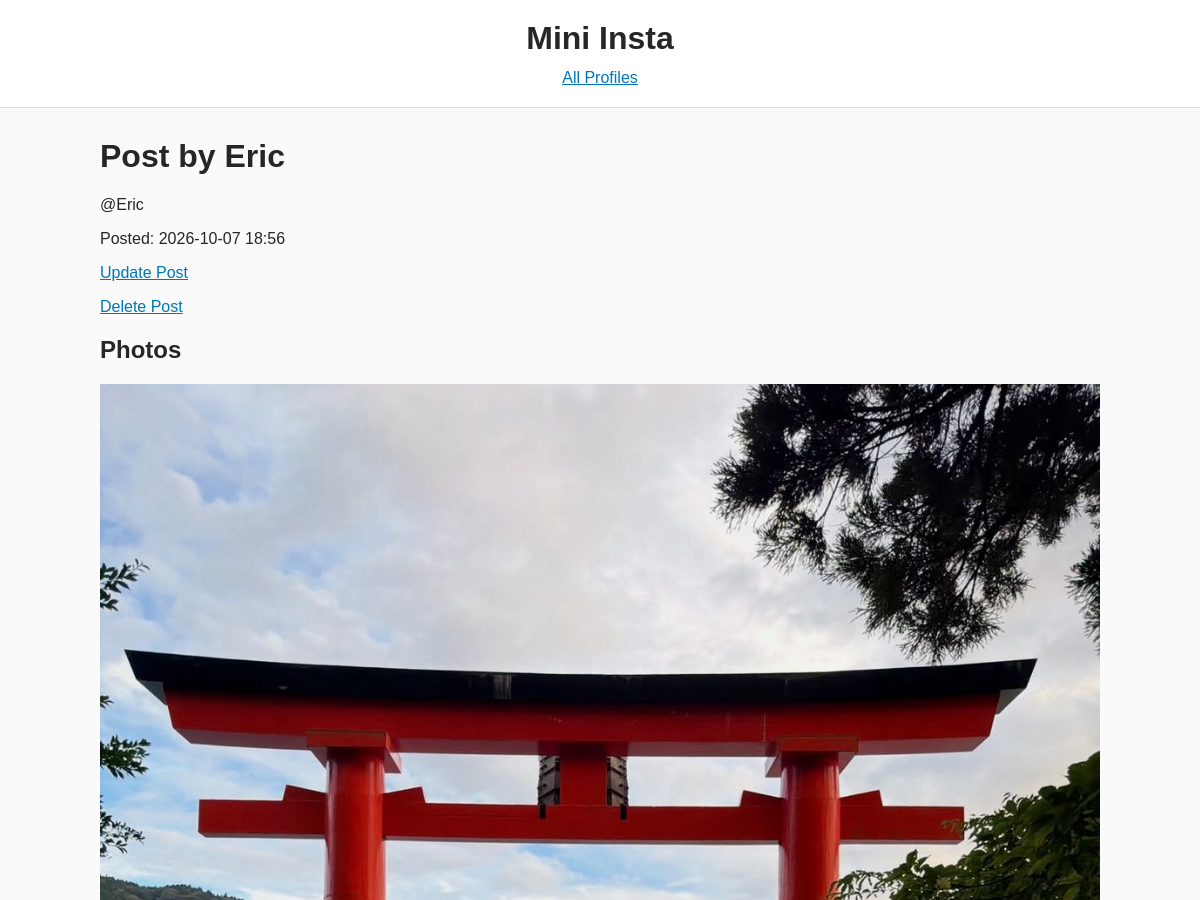
Before: /mini_insta/post/3 (upper part) with the older database file.
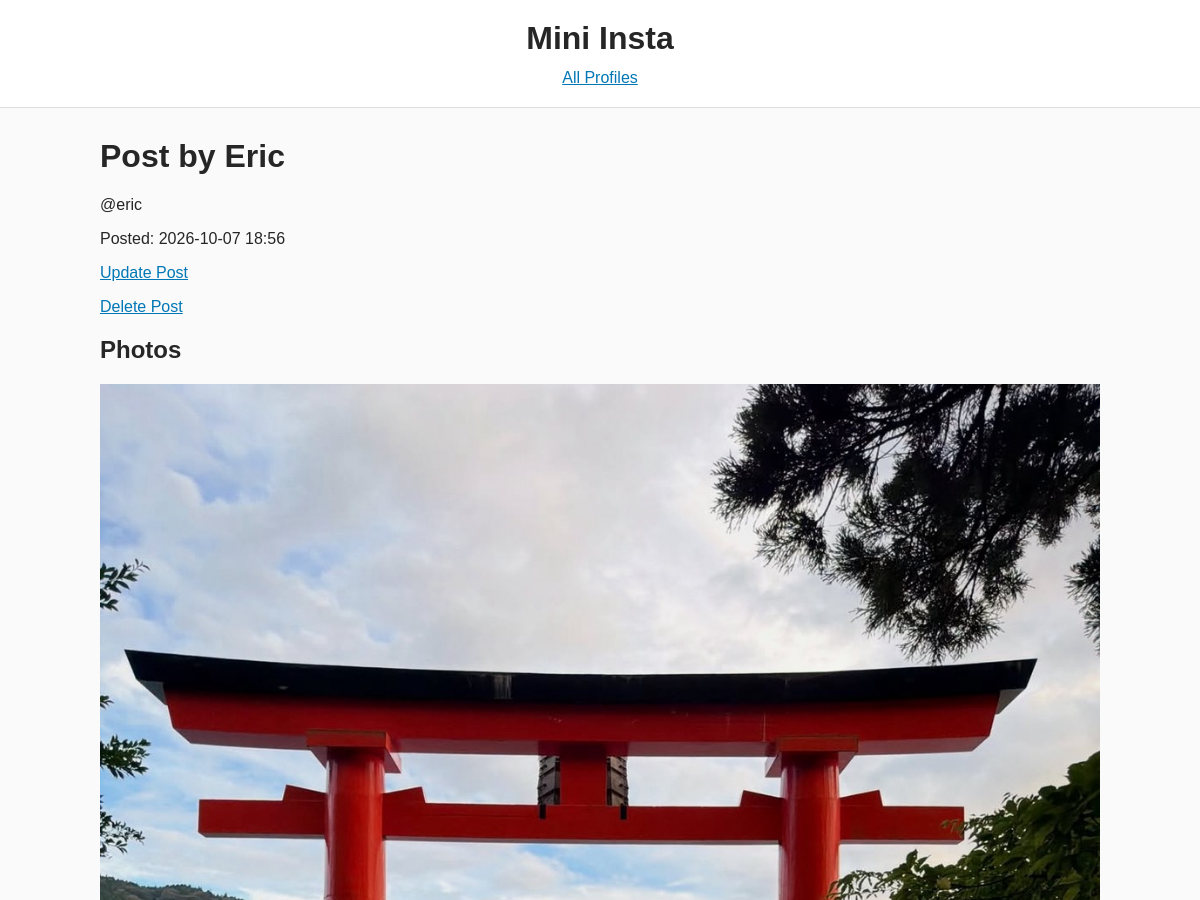
After: the same page with the newer database file.
### mini_insta/models.py (models this page shows, shortened)
class Post(models.Model):
    profile = models.ForeignKey(Profile, on_delete=models.CASCADE)
    timestamp = models.DateTimeField(auto_now_add=True)
    caption = models.TextField(blank=True)
    def get_all_photos(self):
        return Photo.objects.filter(post=self).order_by('timestamp', 'pk')
    def get_all_comments(self):
        return Comment.objects.filter(post=self).order_by('timestamp', 'pk')
    def get_likes(self):
        return Like.objects.filter(post=self)

class Profile(models.Model):
    username = models.CharField(max_length=20)
    display_name = models.CharField(max_length=20)
    profile_image_url = models.URLField()
    bio_text = models.TextField(blank=True)
    join_date = models.DateTimeField(auto_now_add=True)

### mini_insta/views.py (the view)
# urls.py: path('post/<int:pk>', PostDetailView.as_view(), name="show_post"),
class PostDetailView(DetailView):
    model = Post
    template_name = "mini_insta/show_post.html"
    context_object_name = "post"

### mini_insta/models.py (called while the page is built)
    def get_image_url(self):
        if self.image_url:
            return self.image_url
        if self.image_file:
            return self.image_file.url
        return ''

### mini_insta/templates/mini_insta/show_post.html (shortened to what this page needs)
{% extends "mini_insta/base.html" %}
{% block content %}
<div>
    <h1>Post by {{ post.profile.display_name }}</h1>
    <p>@{{ post.profile.username }}</p>
    <p>Posted: {{ post.timestamp|date:"Y-m-d H:i" }}</p>
    <p>
        <a href="{% url 'mini_insta:update_post' post.pk %}">
            Update Post
        </a>
    </p>
    <p>
        <a href="{% url 'mini_insta:delete_post' post.pk %}">
            Delete Post
        </a>
    </p>
    <h2>Photos</h2>
    {% for photo in post.get_all_photos %}
    <div>
        {% if photo.get_image_url %}
        <img src="{{ photo.get_image_url }}" alt="Photo {{ forloop.counter }} for this post"
            style="max-width: 100%; height: auto;">
        {% else %}
        <p>No image for this photo.</p>
        {% endif %}
    </div>
    {% empty %}
    <p>No photos for this post.</p>
    {% endfor %}
</div>
{% endblock %}

Changed rows visible on the page:
changed through a linked row, Post "Eric": profile.username "Eric" → "eric"
